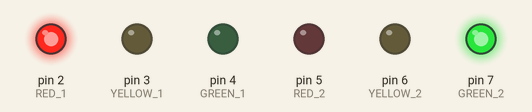
Recording of a sketch running on a simulated Arduino Uno, built with avr-gcc and run on an emulated ATmega328P. On the bench: output pins drawn as LEDs (lit = HIGH).

Above: at 2.5 s.
At 8.5 s:
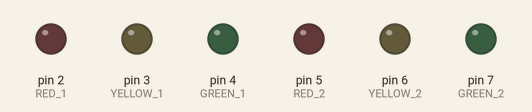
At 13.5 s:
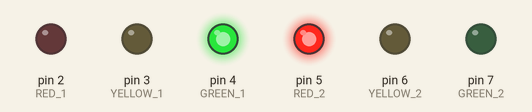
At 27.5 s:
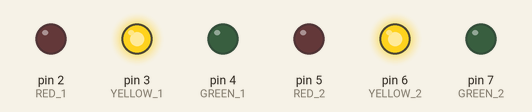
Timing chart, 0 to 28.6 s (numbered marks = the images above):
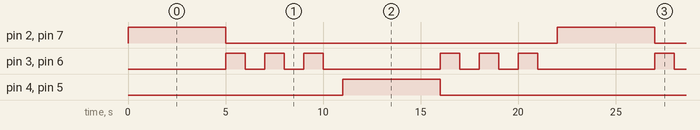

Measured:
- by itself, pin 2 (RED_1), pin 4 (GREEN_1), pin 5 (RED_2), pin 7 (GREEN_2): alternates HIGH for 5.0 s and LOW for 17.0 s
- by itself, pin 3 (YELLOW_1), pin 6 (YELLOW_2): repeats every 11.0 s: 2 × (LOW 1.0 s, HIGH 1.0 s), LOW 6.0 s, HIGH 1.0 s
- by itself, everything shown: repeats every 22.0 s, in 14 steps

The sketch:

Semaforos.ino
```cpp
// C++ code
//

const int GREEN_1 = 4;
const int RED_1 = 2;
const int YELLOW_1 = 3;

const int GREEN_2 = 7;
const int RED_2 = 5;
const int YELLOW_2 = 6;


const int DELAY = 1000;
const int BLINKS = 3;

void setup()
{
  // Semaforo 1
  pinMode(GREEN_1, OUTPUT);
  pinMode(RED_1, OUTPUT);
  pinMode(YELLOW_1, OUTPUT);

  // Semaforo 2
  pinMode(GREEN_2, OUTPUT);
  pinMode(RED_2, OUTPUT);
  pinMode(YELLOW_2, OUTPUT);

  digitalWrite(GREEN_1, LOW);
  digitalWrite(RED_1, LOW);
  digitalWrite(YELLOW_1, LOW);

  digitalWrite(GREEN_2, LOW);
  digitalWrite(RED_2, LOW);
  digitalWrite(YELLOW_2, LOW);


}

void loop()
{

  //
  digitalWrite(RED_1, HIGH);
  digitalWrite(GREEN_2, HIGH);
  delay(DELAY * 5);

  // blink Yellows
  digitalWrite(RED_1, LOW);
  digitalWrite(GREEN_2, LOW);
  blinkSemaphors();

  //change states
  digitalWrite(YELLOW_1, LOW);
  digitalWrite(YELLOW_2, LOW);
  digitalWrite(RED_2, HIGH);
  digitalWrite(GREEN_1, HIGH);
  delay(DELAY * 5);

  //
  digitalWrite(RED_2, LOW);
  digitalWrite(GREEN_1, LOW);
  blinkSemaphors();

}

void blinkSemaphors(){
  for(int i = 0 ; i < BLINKS ; i++) {
  	digitalWrite(YELLOW_1, HIGH);
    digitalWrite(YELLOW_2, HIGH);
    delay(DELAY);
    digitalWrite(YELLOW_1, LOW);
    digitalWrite(YELLOW_2, LOW);
    delay(DELAY);
  }
}
```
